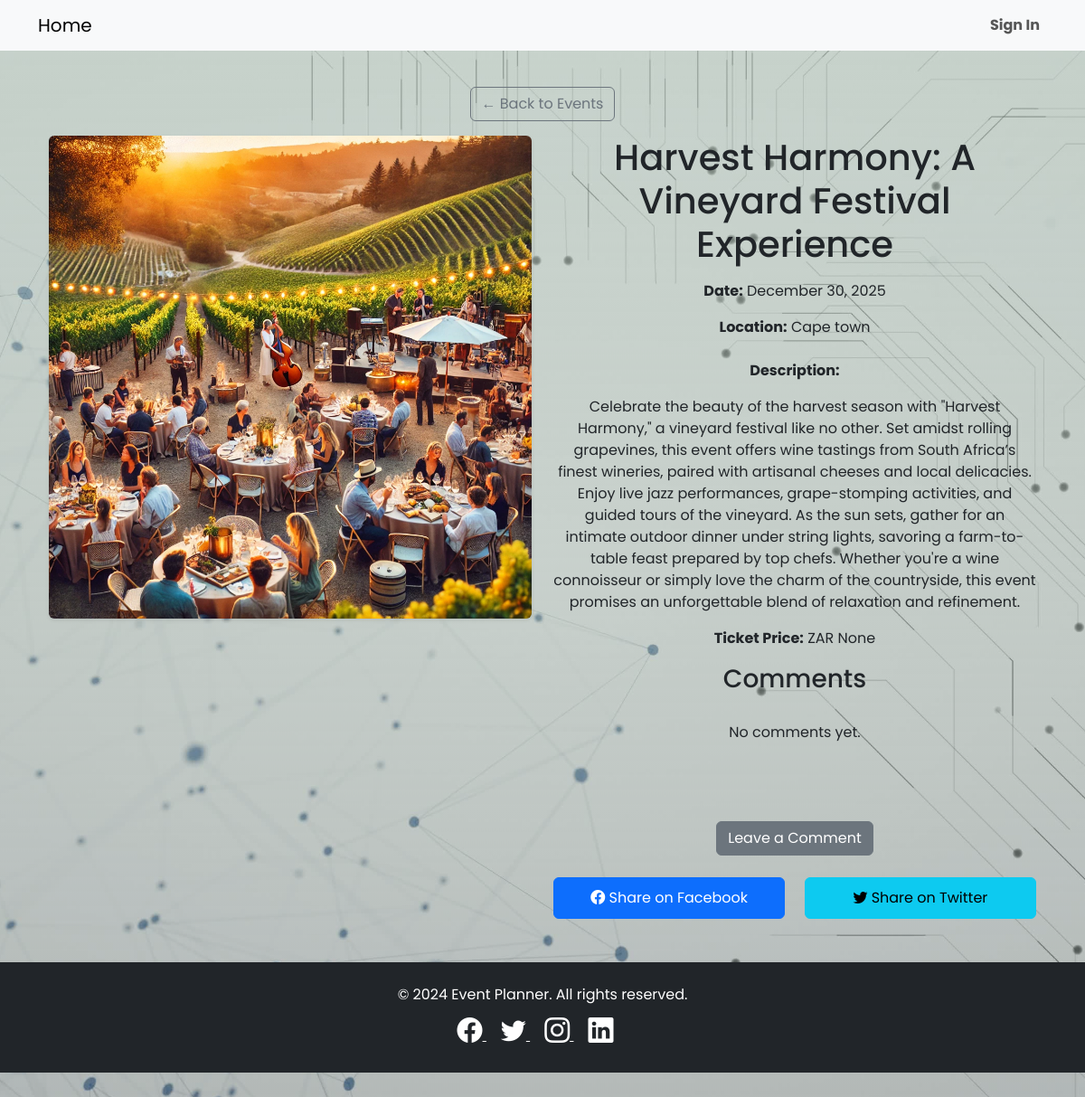
/event/7/, run on an earlier commit of the app's database.
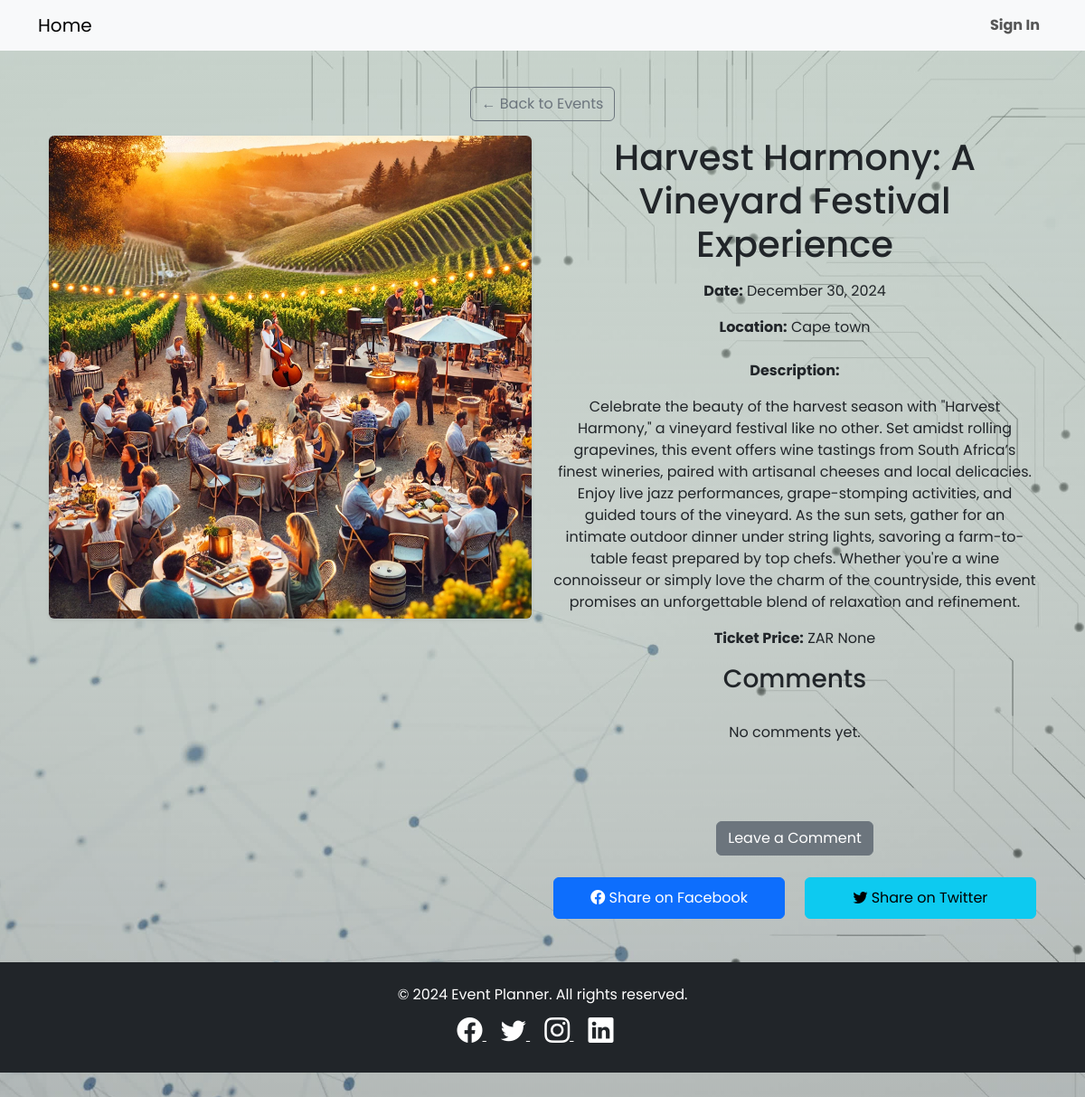
And on a later commit of the database.
### events/models.py (models this page shows, shortened)
class Event(models.Model):
    title = models.CharField(max_length=200)
    description = models.TextField()
    date = models.DateField()
    time = models.TimeField()
    location = models.CharField(max_length=255)
    image = models.ImageField(upload_to='uploads/events/')
    highlights = models.TextField(blank=True, help_text="Comma-separated highlights of the event.")
    ticket_price = models.DecimalField(max_digits=6, decimal_places=2, null=True, blank=True)  # Ticket price (optional)
    organizer = models.ForeignKey(
        settings.AUTH_USER_MODEL,
        on_delete=models.CASCADE,
        null=True,  # Allow null for existing rows
        blank=True  # Allow blank values in forms
    )

### events/views.py (the view)
# urls.py: path('event/<int:pk>/', views.event_detail, name='event_detail'),  # Event detail page
def event_detail(request, pk):
    event = get_object_or_404(Event, pk=pk)  # Fetch the event by primary key
    if request.method == 'POST':
        name = request.POST.get('name')
        text = request.POST.get('text')
        Comment.objects.create(event=event, name=name, text=text)
        return redirect('events:event_detail', pk=event.pk)  # Redirect to the same event page to show the new comment
    return render(request, 'events/event_detail.html', {'event': event})

### events/templates/events/event_detail.html (shortened to what this page needs)
{% extends "events/base.html" %}
{% block content %}
<div class="container my-5">
    <a href="{% url 'events:event_list' %}" class="btn btn-outline-secondary mb-3">← Back to Events</a>
    <div class="row">
        <div class="col-md-6">
            <img src="{{ event.image.url }}" alt="{{ event.title }}" class="img-fluid rounded shadow-sm">
        </div>
        <div class="col-md-6">
            <h1 class="mb-3">{{ event.title }}</h1>
            <p><strong>Date:</strong> {{ event.date|date:"F j, Y" }}</p>
            <p><strong>Location:</strong> {{ event.location }}</p>
            <p class="mt-4"><strong>Description:</strong></p>
            <p>{{ event.description }}</p>
            <p><strong>Ticket Price:</strong> ZAR {{ event.ticket_price }}</p>
            <h3>Comments</h3>
            <div class="comment-section mb-4">
                {% for comment in event.comments.all %}
                    <div class="comment-box mb-3">
                        <p><strong>{{ comment.name }}:</strong> {{ comment.text }}</p>
                        <p><em>{{ comment.created_at|date:"F j, Y, H:i" }}</em></p>
                    </div>
                {% empty %}
                    <p>No comments yet.</p>
                {% endfor %}
            </div>
            <div class="comment-button-container mb-3">
                <button id="comment-button" class="btn btn-secondary mt-3">Leave a Comment</button>
            </div>
            <div class="social-share mt-4">
                <a href="https://www.facebook.com/sharer/sharer.php?u={{ request.build_absolute_uri }}" class="btn btn-primary me-2">
                    <i class="bi bi-facebook"></i> Share on Facebook
                </a>
                <a href="https://twitter.com/intent/tweet?url={{ request.build_absolute_uri }}" class="btn btn-info">
                    <i class="bi bi-twitter"></i> Share on Twitter
                </a>
            </div>
        </div>
    </div>
</div>
{% endblock %}

What changed in the data, as far as the page shows it:
changed Event "Harvest Harmony: A Vineyard Festival Experience": date "December 30, 2025" → "December 30, 2024"
